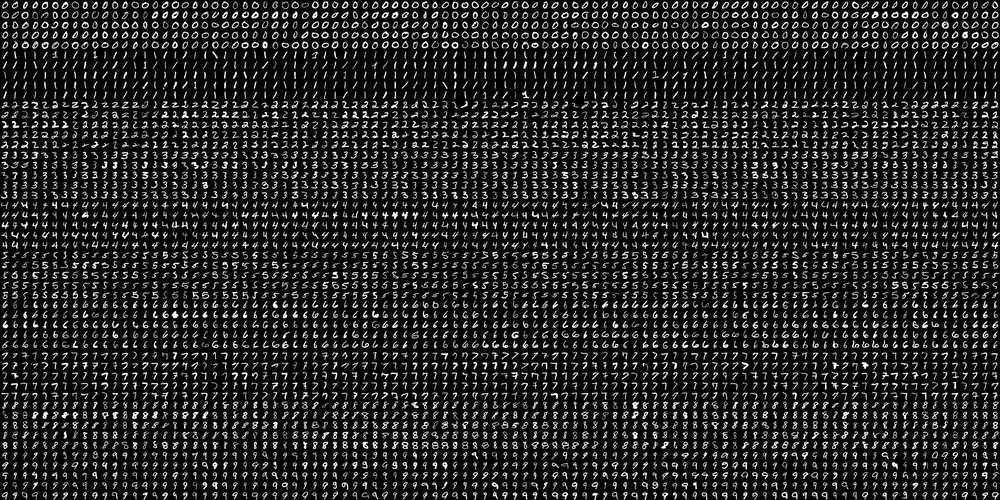
#> input picture machine learning/digits.png, 1000 x 500 px, shrunk from 2000 x 1000 before the run
$ python svm.py   (older library calls are emulated)
#> lines starting #> are read from the running program, lines starting #| are printed output that depends on the picture
import numpy as np
import cv2
# local modules
from common import clock, mosaic

SIZE = 20
affine_flags = cv2.WARP_INVERSE_MAP | cv2.INTER_LINEAR
bin_n = 16  # number of bins
CLASS_N = 10


def evaluate_model(model, digits, samples, labels):
    resp = model.predict(samples)
    err = (labels != resp).mean()
    print('Accuracy: %.2f %%' % ((1 - err) * 100))

    confusion = np.zeros((10, 10), np.int32)
    for i, j in zip(labels, resp):
        confusion[int(i), int(j)] += 1
    print('confusion matrix:')
    print(confusion)

    vis = []
    for img, flag in zip(digits, resp == labels):
        img = cv2.cvtColor(img, cv2.COLOR_GRAY2BGR)
        if not flag:
            img[..., :2] = 0

        vis.append(img)
    return mosaic(25, vis)

def split2d(img, cell_size, flatten=True):
    h, w = img.shape[:2]
    sx, sy = cell_size
    cells = [np.hsplit(row, w // sx) for row in np.vsplit(img, h // sy)]
    cells = np.array(cells)
    if flatten:
        cells = cells.reshape(-1, sy, sx)
    return cells


def load_digits(fn):
#> called with fn = 'digits.png'
    digits_img = cv2.imread(fn, 0)
#> digits_img is the input picture: shape (500, 1000); min 0, max 255, mean 36.1
    digits = split2d(digits_img, (SIZE, SIZE))
#> in split2d, `cells = [np.hsplit(row, w // sx) for row in np.vsplit(img, h // sy)]`: cells = 25 items
    labels = np.repeat(np.arange(CLASS_N), len(digits) / CLASS_N)
#> labels = 1250 values from 0 to 9
    return digits, labels


# We want to deskew the images to help the algorith
def deskew(image):
    # second order moment ??
    m = cv2.moments(image)  # We can use the moments of the image as implemented in OpenCV

    if abs(m['mu02']) < 1e-2:
        return image.copy()  # No deskewing needed

    skew = m['mu11'] / m['mu02']  # The measure of skewness is given by ration of the 2 central moments :
    # mu11 and mu02

    m = np.float32([[1, skew, -0.5 * SIZE * skew], [0, 1, 0]])  # Calculate correction
    image = cv2.warpAffine(image, m, (SIZE, SIZE), flags=affine_flags)  # Apply correction
    return image


# Histogram of Oriented Gradients (HOG) descriptor
# Converts a greyscale image to a feature vector
def hog(image):
    gx = cv2.Sobel(image, cv2.CV_32F, 1, 0)
    gy = cv2.Sobel(image, cv2.CV_32F, 0, 1)
    mag, ang = cv2.cartToPolar(gx, gy)

    # quantiziong binvalues in (0....16)
    bins = np.int32(bin_n * ang / (2 * np.pi))

    # Divide into 4 subsquares
    bin_cells = bins[:10, :10], bins[:10, :10], bins[:10, :10], bins[:10, :10]

    # magnitude cells weight bin cells
    mag_cells = mag[:10, :10], mag[:10, :10], mag[:10, :10], mag[:10, :10]

    hists = [np.bincount(b.ravel(), m.ravel(), bin_n) for b, m in zip(bin_cells, mag_cells)]

    hist = np.hstack(hists)

    return hist


#
# STEP 1 : LOAD AND PREPROCESS IMAGE
#
digits, labels = load_digits("digits.png")
#> labels = 1250 values from 0 to 9
#img = cv2.imread('digits.png', 0)

# split image into cells
#cells = [np.hsplit(row, 100) for row in np.vsplit(img, 50)]

# split data into train an test

#train_cells = [i[:50] for i in cells]
#test_cells = [i[50:] for i in cells]

#
# STEP 2 : CALCULATE HISTOGRAM OF ORIENTED GRADIENTS (HOG) DESCRIPTOR
#

# (Converts a greyscale image to a feature vector)

winSize = (20, 20)  # The size of the digit images is 20x20
blockSize = (10, 10)
blockStride = (5, 5)  # Overlap betwee, neighboring blocks. Degree of contrast normalization. Typically 50% of blockSize

cellSize = (10, 10)  # The size of a feature. Can be changed.
nbins = 9  # Number of bins in the histogram of gradients. A value of 9 is recommended by HOG authors. can change
deriveAperture = 1  # don't change
winSigma = -1  # don't change
histogramNormType = 0  # don't change
L2HysThreshold = 0.2  # don't change
gammaCorrection = 1  # don't change
nLevels = 64  # don't change
signedGradients = True  # can change

# We can use the OpenCV implementation of HogDescriptor instead of building our own
hog = cv2.HOGDescriptor(winSize, blockSize, blockStride, cellSize, nbins, deriveAperture, winSigma
                        , histogramNormType, L2HysThreshold, gammaCorrection, nLevels, signedGradients)

# prepare training data
deskewed = list(map(deskew, digits))
#> in deskew, `m = cv2.moments(image)`: m = moments, m00 17230, centre m10/m00, m01/m00 = (9.73, 9.37)
#> in deskew, `skew = m['mu11'] / m['mu02']`: skew = -0.0815
#> in deskew, `m = np.float32([[1, skew, -0.5 * SIZE * skew], [0, 1, 0]])`: m = [[1, -0.0815, 0.815], [0, 1, 0]]
#> in deskew (call 20), `m = cv2.moments(image)`: m = moments, m00 25269, centre m10/m00, m01/m00 = (9.98, 9.78)
#> in deskew (call 20), `skew = m['mu11'] / m['mu02']`: skew = -0.0239
#> in deskew (call 20), `m = np.float32([[1, skew, -0.5 * SIZE * skew], [0, 1, 0]])`: m = [[1, -0.0239, 0.239], [0, 1, 0]]
#> in deskew (call 20), `image = cv2.warpAffine(image, m, (SIZE, SIZE), flags=affine_flags)`:
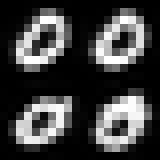
#> image: shape (20, 20) (shown 8 times larger); min 0, max 255, mean 63.2
#> in deskew (call 21), `m = cv2.moments(image)`: m = moments, m00 20837, centre m10/m00, m01/m00 = (9.45, 9.39)
#> in deskew (call 21), `m = cv2.moments(image)`:
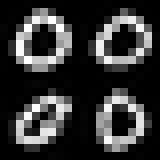
#> image: shape (20, 20) (shown 8 times larger); min 0, max 255, mean 52.1
#> in deskew (call 21), `skew = m['mu11'] / m['mu02']`: skew = -0.00186
#> in deskew (call 21), `m = np.float32([[1, skew, -0.5 * SIZE * skew], [0, 1, 0]])`: m = [[1, -0.00186, 0.0186], [0, 1, 0]]
#> in deskew (call 22), `m = cv2.moments(image)`: m = moments, m00 20593, centre m10/m00, m01/m00 = (9.97, 9.39)
#> in deskew (call 22), `m = cv2.moments(image)`:
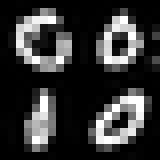
#> image: shape (20, 20) (shown 8 times larger); min 0, max 255, mean 51.5
#> in deskew (call 22), `skew = m['mu11'] / m['mu02']`: skew = 0.118
#> in deskew (call 22), `m = np.float32([[1, skew, -0.5 * SIZE * skew], [0, 1, 0]])`: m = [[1, 0.118, -1.18], [0, 1, 0]]
#> in deskew (call 22), `image = cv2.warpAffine(image, m, (SIZE, SIZE), flags=affine_flags)`:
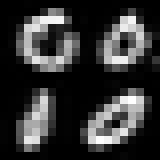
#> image: shape (20, 20) (shown 8 times larger); min 0, max 255, mean 51.2
#> in deskew (call 23), `m = cv2.moments(image)`: m = moments, m00 18665, centre m10/m00, m01/m00 = (10.16, 9.35)
#> in deskew (call 23), `m = cv2.moments(image)`:
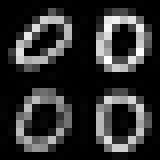
#> image: shape (20, 20) (shown 8 times larger); min 0, max 255, mean 46.7
#> in deskew (call 23), `skew = m['mu11'] / m['mu02']`: skew = -0.0416
#> in deskew (call 23), `m = np.float32([[1, skew, -0.5 * SIZE * skew], [0, 1, 0]])`: m = [[1, -0.0416, 0.416], [0, 1, 0]]
#> in deskew (call 23), `image = cv2.warpAffine(image, m, (SIZE, SIZE), flags=affine_flags)`:
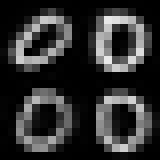
#> image: shape (20, 20) (shown 8 times larger); min 0, max 233, mean 46.7
#> in deskew (call 24), `m = cv2.moments(image)`: m = moments, m00 21905, centre m10/m00, m01/m00 = (9.58, 9.38)
#> in deskew (call 24), `m = cv2.moments(image)`:
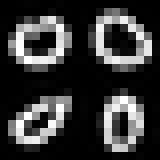
#> image: shape (20, 20) (shown 8 times larger); min 0, max 255, mean 54.8
#> in deskew (call 24), `skew = m['mu11'] / m['mu02']`: skew = -0.00989
#> in deskew (call 24), `m = np.float32([[1, skew, -0.5 * SIZE * skew], [0, 1, 0]])`: m = [[1, -0.00989, 0.0989], [0, 1, 0]]
#> deskewed = 1250 items

# Compute feature decriptor
hog_descriptor = []
for image in deskewed:
    hog_descriptor.append(hog.compute(image))
#> after the loop, hog_descriptor = 1250 items
hog_descriptor = np.squeeze(hog_descriptor)

# split into training data (90%) and test set (10%)

train_n = int(0.9 * len(hog_descriptor))  # 90% des descripteurs
#> train_n = 1125
digits_train, digits_test = np.split(deskewed, [train_n])
hog_descriptor_train, hog_descriptor_test = np.split(hog_descriptor, [train_n])

# because we have only digits, we can label the training data automatically. Usually, it needs to be labelled by hand

labels_train, labels_test = np.split(labels, [train_n])
#> labels_train = 1125 values from 0 to 8; labels_test = 125 values from 9 to 9

#
# STEP 3 : TRAIN A MODEL
#

# Set up SVM
svm = cv2.ml.SVM_create()

# Set SVM type
svm.setType(cv2.ml.SVM_C_SVC)

# Set SVM Kernel
svm.setKernel(cv2.ml.SVM_RBF)  # RBF = Radial Basis Function

# THE TWO FOLLOWING PARAMETERS NEEDS TO BE ADJUSTED TO THE TASK

# Set parameter C. A smaller C gives better separation but some points may be missclassified
svm.setC(12.5)

# Set Gamma. Gamma controls the stretching of the parameters in an extra dimension.
svm.setGamma(0.50625)

# train svm and save data
svm.train(hog_descriptor_train, cv2.ml.ROW_SAMPLE, labels_train)
svm.save('svm_data.data')

# Evaluate model

#> (the run stopped early here; a loop or call above may not have finished)
